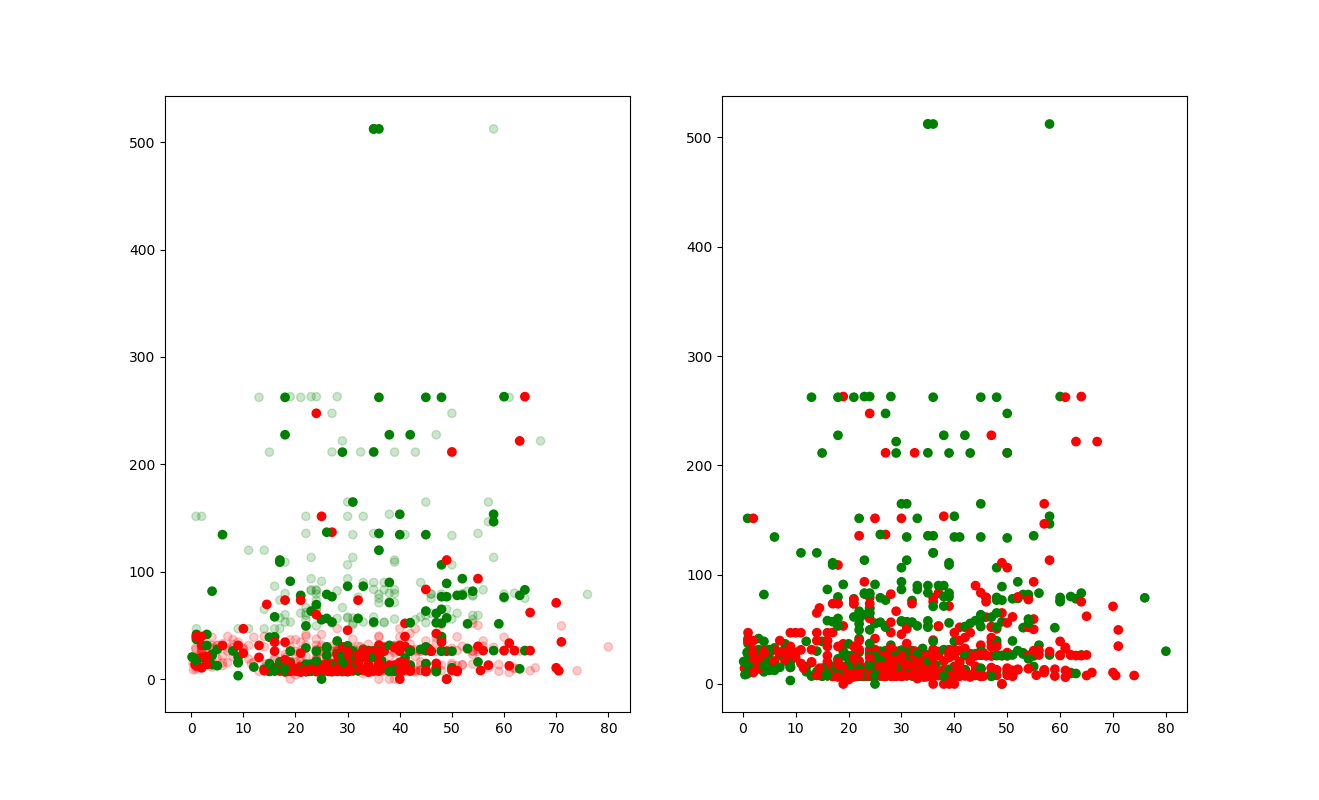

The Python source for this figure:
import pandas as pd
import matplotlib.pyplot as plt
from sklearn.svm import SVC
from random import shuffle
def color(x):
    return({0:'red',1:'green'}[x])
titanic = pd.read_csv('./C2/data1.csv')[['age','fare','survived']]
titanic = titanic.dropna().reset_index()
X,Y = titanic[['age','fare']], titanic.survived
i_train = list(range(len(X)))
shuffle(i_train)
X_train=X.loc[X.index.isin(i_train[:400])]
X_test=X.loc[X.index.isin(i_train[400:])]
Y_train=Y.loc[Y.index.isin(i_train[:400])]
s = SVC(kernel='linear')
s.fit(X_train,Y_train)
Y_pred = pd.Series(s.predict(X_test))
plt.subplot(121)
plt.scatter(X_test.age,X_test.fare,c=Y_pred.apply(color),alpha=0.2)
plt.scatter(X_train.age,X_train.fare,c=Y_train.apply(color))
plt.subplot(122)
plt.scatter(X.age, X.fare,c=Y.apply(color))
plt.show()
